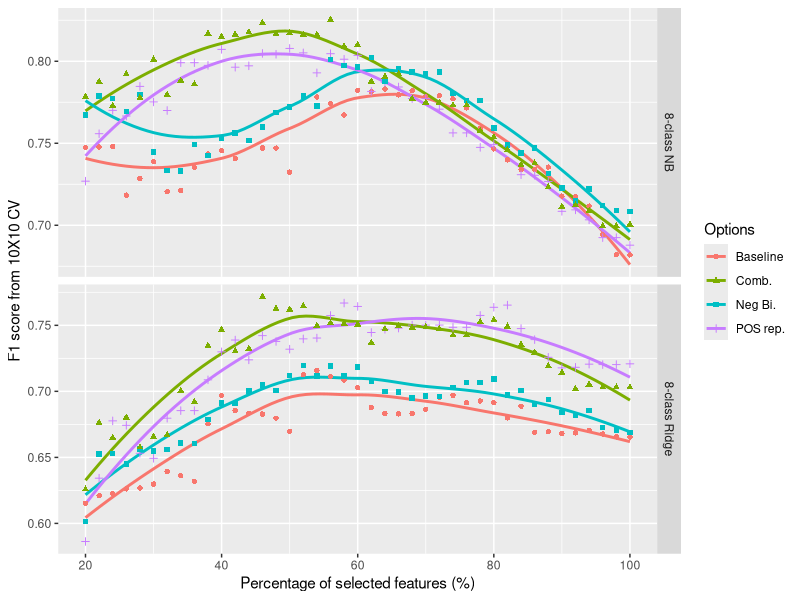

Write R code to recreate this figure.
setwd("D:/Study/Thesis/Experiments/Util/RPlots")
library("ggplot2")
featuresdata = read.csv("ss_10_comb_pos_neg_20_100_8class.csv")
p <- ggplot(featuresdata, aes(x=features, y=f1, group=Options))+ labs(x = "Percentage of selected features (%)", y = "F1 score from 10X10 CV" )
q <- p + stat_smooth(se = FALSE, aes(color=Options)) + geom_point(aes(color=Options, shape=Options)) 
q + facet_grid(comb ~ ., scale = "free_y")